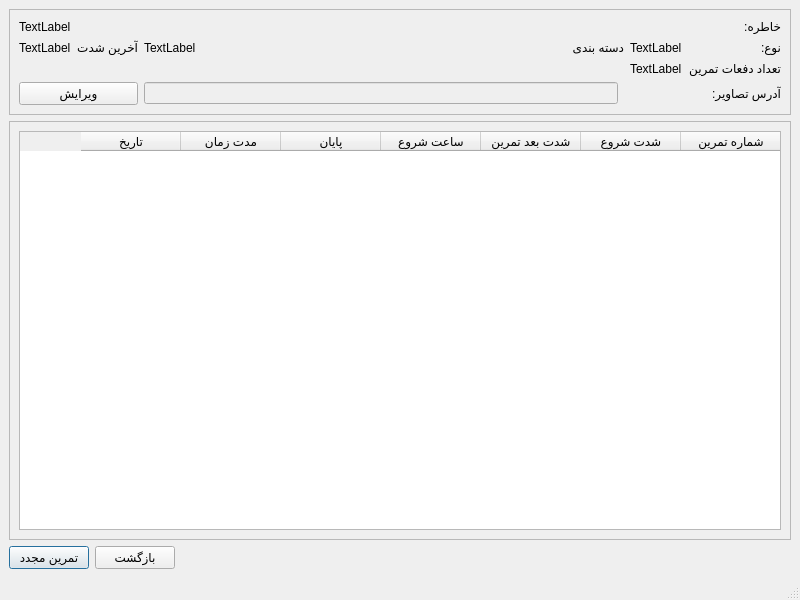
<?xml version="1.0" encoding="UTF-8"?>
<ui version="4.0">
 <class>MainWindow</class>
 <widget class="QMainWindow" name="MainWindow">
  <property name="geometry">
   <rect>
    <x>0</x>
    <y>0</y>
    <width>800</width>
    <height>600</height>
   </rect>
  </property>
  <property name="windowTitle">
   <string>MainWindow</string>
  </property>
  <widget class="QWidget" name="centralwidget">
   <layout class="QVBoxLayout" name="verticalLayout">
    <item>
     <widget class="QFrame" name="frame">
      <property name="frameShape">
       <enum>QFrame::StyledPanel</enum>
      </property>
      <property name="frameShadow">
       <enum>QFrame::Raised</enum>
      </property>
      <layout class="QGridLayout" name="gridLayout_2">
       <item row="2" column="3">
        <layout class="QHBoxLayout" name="horizontalLayout_5">
         <item>
          <widget class="QLabel" name="lblattempt">
           <property name="text">
            <string>TextLabel</string>
           </property>
          </widget>
         </item>
         <item>
          <widget class="QLabel" name="label_9">
           <property name="text">
            <string>تعداد دفعات تمرین</string>
           </property>
          </widget>
         </item>
        </layout>
       </item>
       <item row="0" column="0" colspan="4">
        <layout class="QHBoxLayout" name="horizontalLayout">
         <item>
          <widget class="QLabel" name="lblmemory">
           <property name="text">
            <string>TextLabel</string>
           </property>
          </widget>
         </item>
         <item>
          <widget class="QLabel" name="label">
           <property name="text">
            <string>خاطره:</string>
           </property>
          </widget>
         </item>
        </layout>
       </item>
       <item row="1" column="1" colspan="2">
        <layout class="QHBoxLayout" name="horizontalLayout_3">
         <item>
          <widget class="QLabel" name="lblcategory">
           <property name="text">
            <string>TextLabel</string>
           </property>
          </widget>
         </item>
         <item>
          <widget class="QLabel" name="label_5">
           <property name="text">
            <string>دسته بندی</string>
           </property>
          </widget>
         </item>
        </layout>
       </item>
       <item row="1" column="0">
        <layout class="QHBoxLayout" name="horizontalLayout_4">
         <item>
          <widget class="QLabel" name="lbllastintensity">
           <property name="text">
            <string>TextLabel</string>
           </property>
          </widget>
         </item>
         <item>
          <widget class="QLabel" name="label_7">
           <property name="text">
            <string>آخرین شدت</string>
           </property>
          </widget>
         </item>
        </layout>
       </item>
       <item row="1" column="3">
        <layout class="QHBoxLayout" name="horizontalLayout_2">
         <item>
          <widget class="QLabel" name="lbltype">
           <property name="text">
            <string>TextLabel</string>
           </property>
          </widget>
         </item>
         <item>
          <widget class="QLabel" name="label_3">
           <property name="text">
            <string>نوع:</string>
           </property>
          </widget>
         </item>
        </layout>
       </item>
       <item row="3" column="3">
        <widget class="QLabel" name="label_2">
         <property name="text">
          <string>آدرس تصاویر:</string>
         </property>
        </widget>
       </item>
       <item row="3" column="1">
        <widget class="QLineEdit" name="leaddress">
         <property name="enabled">
          <bool>false</bool>
         </property>
        </widget>
       </item>
       <item row="3" column="0">
        <widget class="QPushButton" name="btneditaddress">
         <property name="text">
          <string>ویرایش</string>
         </property>
        </widget>
       </item>
      </layout>
     </widget>
    </item>
    <item>
     <widget class="QFrame" name="frame_2">
      <property name="frameShape">
       <enum>QFrame::StyledPanel</enum>
      </property>
      <property name="frameShadow">
       <enum>QFrame::Raised</enum>
      </property>
      <layout class="QGridLayout" name="gridLayout">
       <item row="0" column="0">
        <widget class="QTableWidget" name="twex">
         <property name="layoutDirection">
          <enum>Qt::RightToLeft</enum>
         </property>
         <column>
          <property name="text">
           <string>شماره تمرین</string>
          </property>
         </column>
         <column>
          <property name="text">
           <string>شدت شروع</string>
          </property>
         </column>
         <column>
          <property name="text">
           <string>شدت بعد تمرین</string>
          </property>
         </column>
         <column>
          <property name="text">
           <string>ساعت شروع</string>
          </property>
         </column>
         <column>
          <property name="text">
           <string>پایان</string>
          </property>
         </column>
         <column>
          <property name="text">
           <string>مدت زمان</string>
          </property>
         </column>
         <column>
          <property name="text">
           <string>تاریخ</string>
          </property>
         </column>
        </widget>
       </item>
      </layout>
     </widget>
    </item>
    <item>
     <layout class="QHBoxLayout" name="horizontalLayout_7">
      <item>
       <layout class="QHBoxLayout" name="horizontalLayout_6">
        <item>
         <widget class="QPushButton" name="btnrestart">
          <property name="focusPolicy">
           <enum>Qt::ClickFocus</enum>
          </property>
          <property name="text">
           <string>تمرین مجدد</string>
          </property>
          <property name="autoDefault">
           <bool>true</bool>
          </property>
          <property name="default">
           <bool>true</bool>
          </property>
         </widget>
        </item>
        <item>
         <widget class="QPushButton" name="btnback">
          <property name="text">
           <string>بازگشت</string>
          </property>
         </widget>
        </item>
       </layout>
      </item>
      <item>
       <spacer name="horizontalSpacer">
        <property name="orientation">
         <enum>Qt::Horizontal</enum>
        </property>
        <property name="sizeHint" stdset="0">
         <size>
          <width>40</width>
          <height>20</height>
         </size>
        </property>
       </spacer>
      </item>
     </layout>
    </item>
   </layout>
  </widget>
  <widget class="QMenuBar" name="menubar">
   <property name="geometry">
    <rect>
     <x>0</x>
     <y>0</y>
     <width>800</width>
     <height>26</height>
    </rect>
   </property>
  </widget>
  <widget class="QStatusBar" name="statusbar"/>
 </widget>
 <tabstops>
  <tabstop>btnrestart</tabstop>
  <tabstop>twex</tabstop>
  <tabstop>btnback</tabstop>
 </tabstops>
 <resources/>
 <connections/>
</ui>
